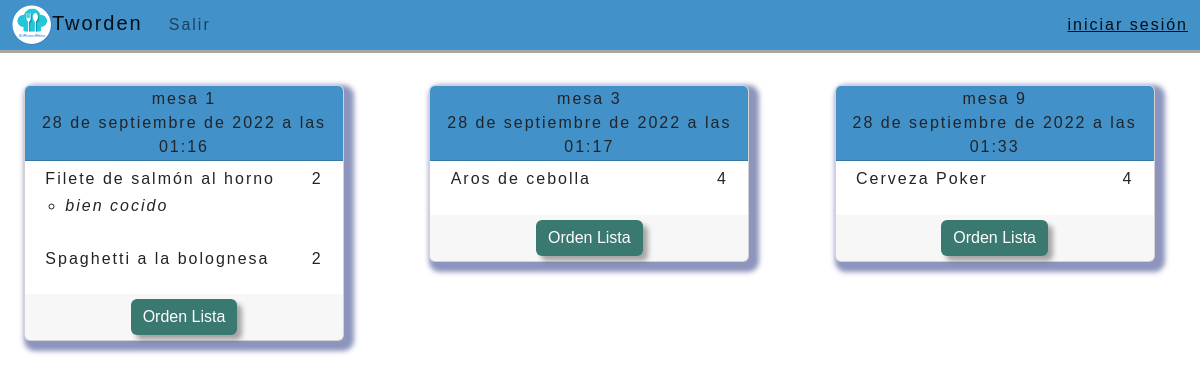
The page /cocinero-comandas-todas.html on the database as committed earlier.
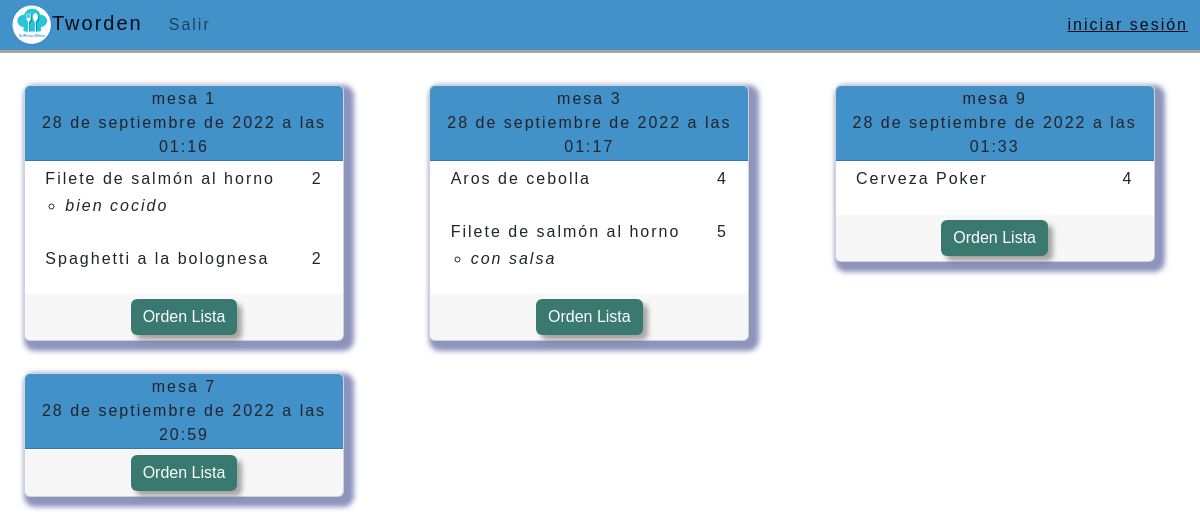
The same page on the database as committed later.
### paginas/models.py (models this page shows, shortened)
class Ordenmesa(models.Model):
    id = models.AutoField(primary_key=True)
    mesa = models.ForeignKey(Mesas, on_delete=models.CASCADE)
    platos= models.ManyToManyField(Menu, through='Ordenplato')
    date= models.DateTimeField(auto_now_add=True)

class Mesas(models.Model):
    id = models.AutoField(primary_key=True)
    nombre_mesa = models.CharField(max_length=50, blank=False, null=False)
    def __str__(self):
        return self.nombre_mesa

class Ordenplato(models.Model):
    id = models.AutoField(primary_key=True)
    orden= models.ForeignKey(Ordenmesa, on_delete=models.CASCADE)
    mesa = models.ForeignKey(Mesas, on_delete=models.CASCADE)
    plato= models.ForeignKey(Menu, on_delete=models.CASCADE)
    cantidad= models.IntegerField(default=1)
    observacion= models.TextField(blank=True, null=True)

class Menu(models.Model):
    id = models.AutoField(primary_key=True)
    nombre_plato= models.CharField(max_length=155, blank=False, null=False)
    precio= models.FloatField(null=False, blank=False)
    descripcion= models.TextField(max_length=255, blank=True, null=True)
    tipo_plato= models.CharField (
        max_length=50,
        choices=[('Entrada', 'Entrada'), ('Plato Principal', 'Plato Principal'), ('Postre', 'Postre'), ('Bebida', 'Bebida'), ('Otro', 'Otro')]
    )
    def __str__(self):
        mostrar= self.nombre_plato
        return mostrar

### paginas/views.py (the view)
# urls.py: path('cocinero-comandas-todas.html', views.cocinero_todas, name='cocinero_todas'),
def cocinero_todas(request):
    orden= Ordenmesa.objects.all()
    ordenplato= Ordenplato.objects.all()
    menu=Menu.objects.all()
    mesa_1= Ordenplato.objects.filter(mesa=1)
    context= {
        'orden': orden ,
        'ordenplato': ordenplato,
        'menu': menu,
        'mesa_1': mesa_1,
    }
    return render(request, 'cocinero-comandas-todas.html', context)

### paginas/templates/cocinero-comandas-todas.html (shortened to what this page needs)
{% extends "base.html" %}
{% block contenido %}
{% load static %}
<div id="todo">
  <div class="container2 mt-3">
    <div class="row row-cols-1 mt-3 row-cols-md-3 g-3">
      {% for order in orden %}
        <div class="col">
          <div class="card border-none mb-3" style="max-width: 20rem; min-width: 15rem;">
            <div class="card-header" id="{{order.mesa}}">
              {{order.mesa}} <br>
              {{order.date}}
            </div>
            {% for item in ordenplato %}
            {%if order.mesa == item.mesa %}
              <div class="card_content">
                <div class="renglon row">
                  <ul class="list-unstyled">
                    <li>
                      <div class="row renglon2">
                        <div class="col">{{item.plato}}</div>
                        <div class="col-auto">{{item.cantidad}}</div>
                      </div>
                      <ul>
                        {%if item.observacion%}
                        <li class="obsorden renglon2">
                          {{item.observacion}}
                        </li>
                        {%endif%}
                      </ul>
                    </li>
                  </ul>
                </div>
              </div>
            {%endif%}
            {%endfor%}
            <div class="card-footer border-white">
              <div class="iconfooter2">
                <a href=""><button type="button" class="btn expandir btn-primary">Orden Lista</button></a>
              </div>
            </div>
          </div>
        </div>
      {% endfor %}
    </div>
</div>
{% endblock %}

Rows that differ between the two databases and show on the page:
added Ordenplato: plato "Filete de salmón al horno", cantidad "5", observacion "con salsa", shown under Ordenmesa "28 de septiembre de 2022 a las 01:17"
added Ordenmesa: mesa "mesa 7", date "28 de septiembre de 2022 a las 20:59"
